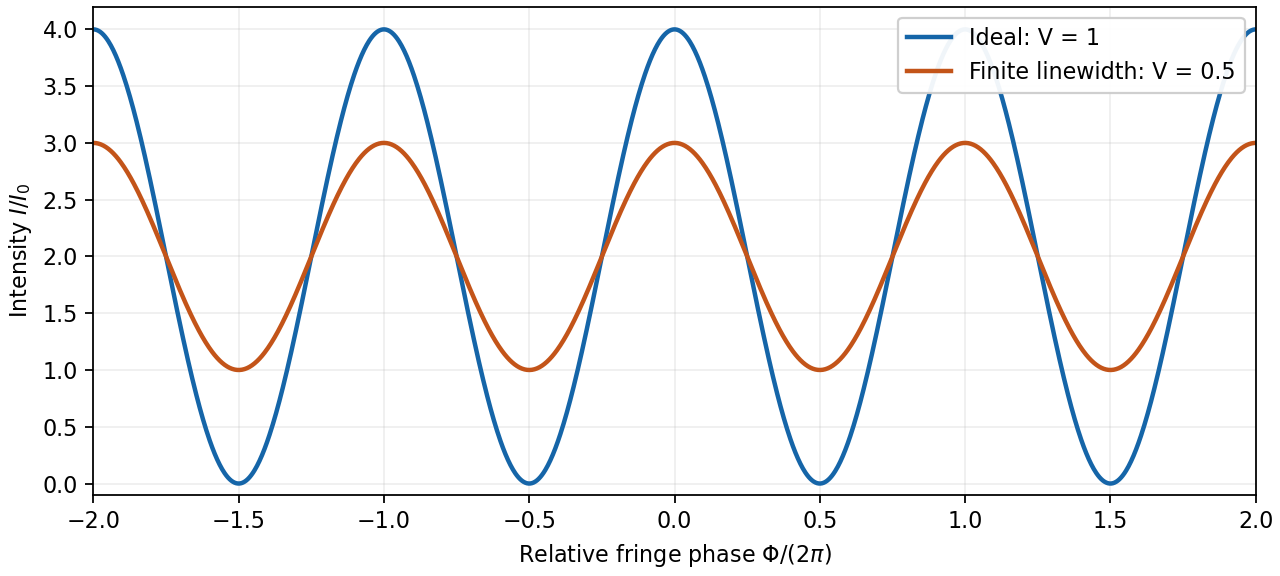

Here is the Python script that generated this plot:
"""Original coherence plot; Python 3.14, NumPy and Matplotlib. Save to cwd."""
import numpy as np
import matplotlib

matplotlib.use("Agg")
import matplotlib.pyplot as plt

phase_cycles = np.linspace(-2, 2, 1400)
fig, ax = plt.subplots(figsize=(8, 3.6), layout="constrained", facecolor="white")
for visibility, color, label in [(1, "#1565a8", "Ideal: V = 1"), (0.5, "#c35419", "Finite linewidth: V = 0.5")]:
    ax.plot(phase_cycles, 2 * (1 + visibility * np.cos(2 * np.pi * phase_cycles)), color=color, lw=2, label=label)
ax.set(xlabel=r"Relative fringe phase $\Phi/(2\pi)$", ylabel=r"Intensity $I/I_0$", xlim=(-2, 2), ylim=(-0.1, 4.2))
ax.set_xticks(np.arange(-2, 2.01, 0.5))
ax.grid(alpha=0.2)
ax.legend(loc="upper right", framealpha=0.94)
fig.savefig("2017-q1-fibre-interference.png", dpi=160, facecolor="white")
plt.close(fig)
